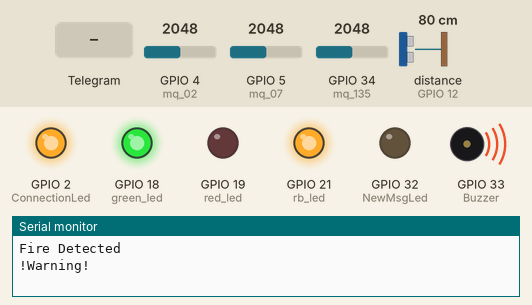
Simulated run of this sketch. Board: ESP32. Shown: output pins drawn as LEDs (lit = HIGH), buzzer (waves = sounding, pin HIGH), the last lines printed to the serial monitor. The inputs (shaded band) are chosen by the test bench; at power-on: distance to the obstacle (sensor on GPIO 12) 80 cm, GPIO 4 (mq_02) = 2048, GPIO 5 (mq_07) = 2048, GPIO 34 (mq_135) = 2048. The echo pulse lasts 58.3 µs per cm; WiFi joins after 1.5 s; servers stay silent unless stated; pins used as bus, display or sensor lines are not drawn.

Above: at 14.4 s.
14.5 s: distance to the obstacle (sensor on GPIO 12) set to 54 cm
21.5 s: distance to the obstacle (sensor on GPIO 12) set to 45 cm
At 26.4 s:
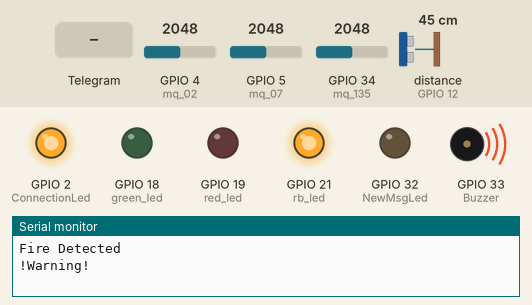
28.5 s: Telegram message "/fan_off" received
At 35.3 s:
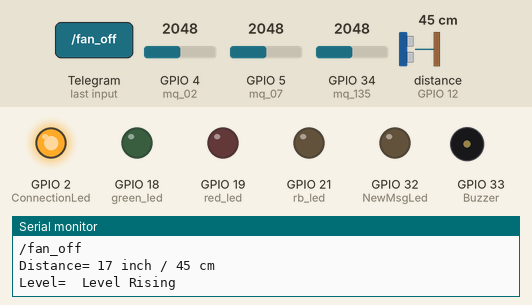
35.5 s: distance to the obstacle (sensor on GPIO 12) set to 41 cm
40.3 s: distance to the obstacle (sensor on GPIO 12) set to 36 cm
At 45.0 s:
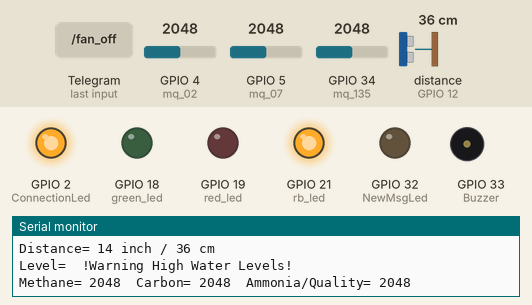
45.9 s: Telegram message "/fan_off" received
At 49.2 s:
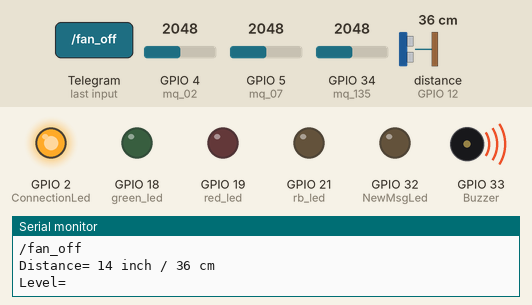
Timing chart, 0 to 51.8 s (numbered marks = the images above; inputs shaded):
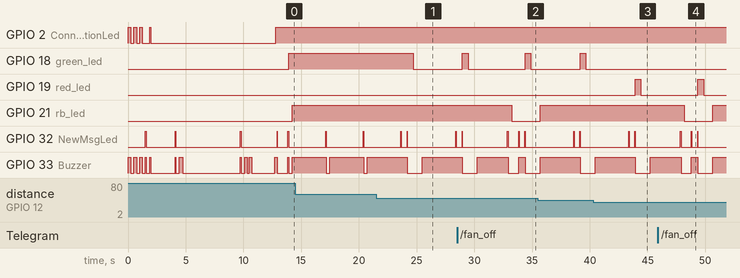

Measured:
- the behaviour switches between 51 and 50 cm on distance to the obstacle (sensor on GPIO 12) (found by bisection; images 0 and 1)
- the behaviour switches between 39 and 38 cm on distance to the obstacle (sensor on GPIO 12) (found by bisection; images 2 and 3)
- after the input at 21.5 s, GPIO 18 (green_led): HIGH → LOW after 3.2 s
- after the input at 28.5 s, GPIO 21 (rb_led): HIGH → LOW after 4.7 s
- after the input at 40.3 s, GPIO 18 (green_led): stays LOW (without the input it goes to HIGH after 3.6 s); GPIO 19 (red_led): LOW → HIGH after 3.6 s, → LOW 0.50 s later
- after the input at 45.9 s, GPIO 21 (rb_led): HIGH → LOW after 2.3 s, → HIGH 2.5 s later

The sketch:

willbe_final.ino
```cpp
#include <WiFi.h>
#include <WiFiClientSecure.h>
#include <UniversalTelegramBot.h>   // Universal Telegram Bot Library written by Brian Lough: https://github.com/witnessmenow/Universal-Arduino-Telegram-Bot
#include <ArduinoJson.h>

//Telegram ***********************************
// Replace with your network credentials
const char* ssid = "Realme 6 Pro";
const char* password = "244466666";
// Initialize Telegram BOT
#define BOTtoken "5758127178:AAGmL8SKflly19JfCPO2k9e7MYPV1WaNl7k"  // your Bot Token (Get from Botfather)
// CHAT ID
#define CHAT_ID "1172361469"
WiFiClientSecure client;
UniversalTelegramBot bot(BOTtoken, client);
// Checks for new messages every 1 second.
int botRequestDelay = 1000;
unsigned long lastTimeBotRan;
//*******************************************

//output led declaration
int green_led=18;   //step1 shows heating
int red_led=19; //step2 sensors ok
int rb_led=21;    //step3 system ok

int rb_state=LOW;
//for sonar sensor
const int trigPin = 14;
const int echoPin = 12;
int a=20;    //4       //triggering distances
int b=15;    //3
int c=10;    //2
int d=5;    //1
int max_distance = 200;

//for gas sensors
int mq_02 = 4;       //pins for mq sensor analog input
int mq_07 = 5;
int mq_135 = 34;

//Telegram Status
int NewMsgLed=32;
int ConnectionLed=2;

//Buzzer
int Buzzer = 33;


float mqMethane, mqCarbon,mqAmmonia;

String GasReadings(){
  String message = "Methane: " + String(mqMethane) + "\n";
  message += "Carbon: " + String (mqCarbon) + "\n";
  message += "Ammonia/Quality " + String (mqAmmonia) + "\n";
  return message;
}


float DistInches,DistCm;
String levelfl;

String WaterReadings(){
  String message = "Distance=  \n" ;
  message += String (DistInches) + " inch / " + String (DistCm) + " cm\n";
  message += " Level= " + levelfl + "\n";
  return message;
}

void alarm(){
  digitalWrite(Buzzer,HIGH);delay(500);digitalWrite(Buzzer,LOW);delay(500);
  alarm();

}


//Telegram Config *********************************************
//Handle what happens when you receive new messages
void handleNewMessages(int numNewMessages) {
  Serial.println("handleNewMessages");
  digitalWrite(NewMsgLed,HIGH);digitalWrite(Buzzer,HIGH);delay(70);digitalWrite(Buzzer,LOW);digitalWrite(NewMsgLed,LOW);
  Serial.println(String(numNewMessages));

  for (int i=0; i<numNewMessages; i++) {
    // Chat id of the requester
    String chat_id = String(bot.messages[i].chat_id);
    if (chat_id != CHAT_ID){
      bot.sendMessage(chat_id, "Unauthorized user", "");
      continue;
    }

    // Print the received message
    String text = bot.messages[i].text;
    Serial.println(text);

    String from_name = bot.messages[i].from_name;

    if (text == "/start") {
      String welcome = "Welcome, " + from_name + ".\n";
      welcome += "This is the Remote Control Panel of\n\n";
      welcome += "IOT Project Gas&water level Sensor \n\n";
      welcome += "made by Aashutosh Soni \n\n";
      welcome += "************************* \n\n";
      welcome += "Use the following commands to control your outputs.\n\n";
      welcome += "/fan_on to turn the Fan ON \n";
      welcome += "/fan_off to turn the Fan OFF \n";
      welcome += "/state to request current Fan state \n";
      bot.sendMessage(chat_id, welcome, "");
    }

    if (text == "/fan_on") {
      bot.sendMessage(chat_id, "Fan state set to ON", "");
      rb_state = HIGH;
      digitalWrite(rb_led, rb_state);
    }

    if (text == "/fan_off") {
      bot.sendMessage(chat_id, "Fan state set to OFF", "");
      rb_state = LOW;
      digitalWrite(rb_led, rb_state);
    }

    if (text == "/state") {
      if (digitalRead(rb_led)){
        bot.sendMessage(chat_id, "Fan is ON", "");
      }
      else{
        bot.sendMessage(chat_id, "Fan is OFF", "");
      }
    }
  }
}
//*********************************************************************

void setup ()
{
  Serial.begin(115200);         //serial output for debugging


    //Output Led
    pinMode (green_led,OUTPUT);
    pinMode (rb_led,OUTPUT);
    pinMode (red_led,OUTPUT);
    pinMode(18, OUTPUT);    //led pins
    pinMode(19, OUTPUT);
    pinMode(21, OUTPUT);

    //Telegram led
    pinMode(NewMsgLed,OUTPUT);
    pinMode(ConnectionLed,OUTPUT);
    pinMode(32,OUTPUT);
    pinMode(2,OUTPUT);

    //Buzzer
    pinMode(Buzzer,OUTPUT);
    pinMode(33,OUTPUT);

    // //Buzzer
    // pinMode(fanPin,OUTPUT);
    // pinMode(15,OUTPUT);

  pinMode(mq_02, INPUT);
  pinMode(mq_07, INPUT);
  pinMode(mq_135, INPUT);

  // pinMode(fanPin, OUTPUT);
  // digitalWrite(fanPin, fanState);

    // Connect to Wi-Fi
  WiFi.mode(WIFI_STA);
  WiFi.begin(ssid, password);
  #ifdef ESP32
    client.setCACert(TELEGRAM_CERTIFICATE_ROOT); // Add root certificate for api.telegram.org
  #endif
  while (WiFi.status() != WL_CONNECTED) {
    digitalWrite(Buzzer,HIGH);digitalWrite(ConnectionLed,HIGH);
    delay(250);
    digitalWrite(Buzzer,LOW);digitalWrite(ConnectionLed,LOW);
    delay(250);
    Serial.println("Connecting to WiFi..");
  }
  // Print ESP32 Local IP Address
  Serial.println(WiFi.localIP());

  //send that bot has started.
  digitalWrite(NewMsgLed,HIGH);digitalWrite(Buzzer,HIGH);delay(70);digitalWrite(Buzzer,LOW);digitalWrite(NewMsgLed,LOW);
  bot.sendMessage(CHAT_ID, "Bot started up,\n\nPrototype Up and Running", "");
    digitalWrite(Buzzer,HIGH);digitalWrite(ConnectionLed,HIGH);
    delay(100);
    digitalWrite(Buzzer,LOW);digitalWrite(ConnectionLed,LOW);
    delay(100);
  delay(2000);
  Serial.print("Gas sensor Heating up!");
  digitalWrite(NewMsgLed,HIGH);digitalWrite(Buzzer,HIGH);delay(70);digitalWrite(Buzzer,LOW);digitalWrite(NewMsgLed,LOW);
  bot.sendMessage(CHAT_ID, "Gas sensor Heating up!", "");    digitalWrite(Buzzer,HIGH);delay(300);digitalWrite(Buzzer,LOW);      delay(5000);    //mq sensor heating time
  Serial.println (" ");
  digitalWrite(NewMsgLed,HIGH);digitalWrite(Buzzer,HIGH);delay(70);digitalWrite(Buzzer,LOW);digitalWrite(NewMsgLed,LOW);
  Serial.println("Done!;Ready to go");
  bot.sendMessage(CHAT_ID, "Done!;Ready to go", "");        digitalWrite(Buzzer,HIGH);delay(200);digitalWrite(Buzzer,LOW);delay(200);digitalWrite(Buzzer,HIGH);delay(200);digitalWrite(Buzzer,LOW);    delay(2000);
    digitalWrite(Buzzer,HIGH);delay(100); digitalWrite(ConnectionLed,HIGH); delay(100); digitalWrite(Buzzer,LOW);


    digitalWrite(NewMsgLed,HIGH);digitalWrite(Buzzer,HIGH);delay(30);digitalWrite(Buzzer,LOW);digitalWrite(NewMsgLed,LOW);
    Serial.println("Sending Data to the IOT BOT");

  bot.sendMessage(CHAT_ID, "Now showing Data from Device-", "");
}


void loop() {

if (millis() > lastTimeBotRan + botRequestDelay)  {
    int numNewMessages = bot.getUpdates(bot.last_message_received + 1);

    while(numNewMessages) {
      Serial.println("got response");
      handleNewMessages(numNewMessages);
      numNewMessages = bot.getUpdates(bot.last_message_received + 1);
    }
    lastTimeBotRan = millis();
  }

  //for sensor
    //staring loop to continously update sensor value
    int mq_02_value = analogRead(mq_02);
    //int mq_05_value = analogRead(mq_05);
    int mq_07_value = analogRead(mq_07);
    int mq_135_value = analogRead(mq_135);


  mqMethane=mq_02_value;
  mqCarbon=mq_07_value;
  mqAmmonia=mq_135_value;

long duration, inches, cm;
pinMode(trigPin,OUTPUT);
digitalWrite(trigPin, LOW);
delayMicroseconds(2);
digitalWrite(trigPin, HIGH);
delayMicroseconds(10);
digitalWrite(trigPin, LOW);
pinMode(echoPin, INPUT);
duration = pulseIn(echoPin, HIGH);


//Serial.println(duration);
inches = (duration / 74) / 2;
cm = (duration / 29) / 2;

DistInches=inches;
DistCm=cm;

if (inches <max_distance){
Serial.print("Distance= ");
Serial.print(inches);
Serial.print(" inch");
Serial.print(" / ");
Serial.print(cm);
Serial.print(" cm");
Serial.println();
Serial.print("Level= ");

String Waterreadings = WaterReadings();
      bot.sendMessage(CHAT_ID, Waterreadings, "");

      digitalWrite(NewMsgLed,HIGH);digitalWrite(Buzzer,HIGH);delay(30);digitalWrite(Buzzer,LOW);digitalWrite(NewMsgLed,LOW);

}

if (inches >=a) { levelfl = " Safe Level ";
digitalWrite(NewMsgLed,HIGH);digitalWrite(Buzzer,HIGH);delay(30);digitalWrite(Buzzer,LOW);digitalWrite(NewMsgLed,LOW);
  Serial.print(" Safe Level "); digitalWrite (green_led,HIGH); digitalWrite (red_led,LOW);   Serial.println();
  Serial.print ("Methane=");  Serial.print (" ");   Serial.print (mq_02_value);  Serial.print ("\t");
  Serial.print ("Carbon=");  Serial.print (" ");   Serial.print (mq_07_value);    Serial.print ("\t");
  Serial.print ("Ammonia/Quality=");  Serial.print (" ");   Serial.print (mq_135_value);    Serial.println ("\t");
  if (mq_135_value>1000){
    bot.sendMessage(CHAT_ID, "!Warning! -> Fire Detected", "");
    digitalWrite(Buzzer,HIGH);digitalWrite(rb_led,HIGH);
    Serial.println (" "); Serial.println ("!Warning!"); Serial.println ("Fire Detected"); Serial.println ("!Warning!"); Serial.println (" "); delay(1000); digitalWrite (rb_led,HIGH); }
  else if (mq_02_value>1500) {
    bot.sendMessage(CHAT_ID, "!Warning! -> High Methane Level", "");
    digitalWrite(Buzzer,HIGH);digitalWrite(rb_led,HIGH);
    Serial.println (" "); Serial.println ("High Methane Level"); Serial.println ("!Warning!"); Serial.println (" "); delay(1000); digitalWrite (rb_led,HIGH); }
  else if (mq_07_value>1000){
    bot.sendMessage(CHAT_ID, "!Warning! -> Smoke Detected", "");
    digitalWrite(Buzzer,HIGH);digitalWrite(rb_led,HIGH);
    Serial.println (" "); Serial.println ("!Warning!"); Serial.println ("Smoke Detected"); Serial.println ("!Warning!"); Serial.println (" "); delay(1000); digitalWrite (rb_led,HIGH);}

      String Gasreadings = GasReadings();
      bot.sendMessage(CHAT_ID, Gasreadings, "");


}
else if (inches >=b){  levelfl = " Level Rising ";
digitalWrite(Buzzer,HIGH);delay(500);digitalWrite(Buzzer,LOW);
digitalWrite(NewMsgLed,HIGH);digitalWrite(Buzzer,HIGH);delay(30);digitalWrite(Buzzer,LOW);digitalWrite(NewMsgLed,LOW);
  Serial.print(" Level Rising"); digitalWrite (green_led,HIGH); delay(500); digitalWrite (green_led,LOW); delay(500);   Serial.println();
  Serial.print ("Methane=");  Serial.print (" ");   Serial.print (mq_02_value);  Serial.print ("\t");
  Serial.print ("Carbon=");  Serial.print (" ");   Serial.print (mq_07_value);    Serial.print ("\t");
  Serial.print ("Ammonia/Quality=");  Serial.print (" ");   Serial.print (mq_135_value);    Serial.println ("\t");
   if (mq_135_value>1000){
    bot.sendMessage(CHAT_ID, "!Warning! -> Fire Detected", "");
    digitalWrite(Buzzer,HIGH);digitalWrite(rb_led,HIGH);
    Serial.println (" "); Serial.println ("!Warning!"); Serial.println ("Fire Detected"); Serial.println ("!Warning!"); Serial.println (" "); delay(1000); digitalWrite (rb_led,HIGH);}
  else if (mq_02_value>1500) {
    bot.sendMessage(CHAT_ID, "!Warning! -> High Methane Level", "");
    digitalWrite(Buzzer,HIGH);digitalWrite(rb_led,HIGH);
    Serial.println (" "); Serial.println ("High Methane Level"); Serial.println ("!Warning!"); Serial.println (" "); delay(1000); digitalWrite (rb_led,HIGH);}
  else if (mq_07_value>1000){
    bot.sendMessage(CHAT_ID, "!Warning! -> Smoke Detected", "");
    digitalWrite(Buzzer,HIGH);digitalWrite(rb_led,HIGH);
    Serial.println (" "); Serial.println ("!Warning!"); Serial.println ("Smoke Detected"); Serial.println ("!Warning!"); Serial.println (" "); delay(1000); digitalWrite (rb_led,HIGH);}

        String Gasreadings = GasReadings();
      bot.sendMessage(CHAT_ID, Gasreadings, "");

 }

else if (inches >=c){ levelfl = " !Warning High Water Levels! ";
digitalWrite(Buzzer,HIGH);delay(500);digitalWrite(Buzzer,LOW);
digitalWrite(NewMsgLed,HIGH);digitalWrite(Buzzer,HIGH);delay(30);digitalWrite(Buzzer,LOW);digitalWrite(NewMsgLed,LOW);
  Serial.print(" !Warning High Water Levels! "); digitalWrite (red_led,HIGH); delay(500); digitalWrite (red_led,LOW); delay(500);   Serial.println();
  Serial.print ("Methane=");  Serial.print (" ");   Serial.print (mq_02_value);  Serial.print ("\t");
  Serial.print ("Carbon=");  Serial.print (" ");   Serial.print (mq_07_value);    Serial.print ("\t");
  Serial.print ("Ammonia/Quality=");  Serial.print (" ");   Serial.print (mq_135_value);    Serial.println ("\t");
 if (mq_135_value>1000){
  bot.sendMessage(CHAT_ID, "!Warning! -> Fire Detected", "");
  digitalWrite(Buzzer,HIGH);digitalWrite(rb_led,HIGH);
  Serial.println (" "); Serial.println ("!Warning!"); Serial.println ("Fire Detected"); Serial.println ("!Warning!"); Serial.println (" "); delay(1000); digitalWrite (rb_led,HIGH);}
  else if (mq_02_value>1500) {
    bot.sendMessage(CHAT_ID, "!Warning! -> High Methane Level", "");
    digitalWrite(Buzzer,HIGH);digitalWrite(rb_led,HIGH);
    Serial.println (" "); Serial.println ("High Methane Level"); Serial.println ("!Warning!"); Serial.println (" "); delay(2000); digitalWrite (rb_led,HIGH);}
  else if (mq_07_value>1000){
    bot.sendMessage(CHAT_ID, "!Warning! -> Smoke Detected", "");
    digitalWrite(Buzzer,HIGH);digitalWrite(rb_led,HIGH);
    Serial.println (" "); Serial.println ("!Warning!"); Serial.println ("Smoke Detected"); Serial.println ("!Warning!"); Serial.println (" "); delay(1000); digitalWrite (rb_led,HIGH); }

        String Gasreadings = GasReadings();
      bot.sendMessage(CHAT_ID, Gasreadings, "");

  }
else if (inches >=d){ levelfl = " !!!OverFlow!!! ";
//digitalWrite(NewMsgLed,HIGH);digitalWrite(Buzzer,HIGH);delay(30);digitalWrite(Buzzer,LOW);digitalWrite(NewMsgLed,LOW);
  Serial.print(" !!!OverFlow!!!"); digitalWrite (green_led,LOW); digitalWrite (red_led,HIGH);digitalWrite(Buzzer,HIGH);   Serial.println();
  Serial.print ("Methane=");  Serial.print (" ");   Serial.print (mq_02_value);  Serial.print ("\t");
  Serial.print ("Carbon=");  Serial.print (" ");   Serial.print (mq_07_value);    Serial.print ("\t");
  Serial.print ("Ammonia/Quality=");  Serial.print (" ");   Serial.print (mq_135_value);    Serial.println ("\t");

    if (mq_135_value>1000){
      bot.sendMessage(CHAT_ID, "!Warning! -> Fire Detected", "");
      digitalWrite(Buzzer,HIGH);digitalWrite(rb_led,HIGH);
      Serial.println (" "); Serial.println ("!Warning!"); Serial.println ("Fire Detected"); Serial.println ("!Warning!"); Serial.println (" "); delay(1000); digitalWrite (rb_led,HIGH);}
  else if (mq_02_value>1500) {
    bot.sendMessage(CHAT_ID, "!Warning! -> High Methane Level", "");
    digitalWrite(Buzzer,HIGH);digitalWrite(rb_led,HIGH);
    Serial.println (" "); Serial.println ("High Methane Level"); Serial.println ("!Warning!"); Serial.println (" "); delay(2000); digitalWrite (rb_led,HIGH);}
  else if (mq_07_value>1000){
    bot.sendMessage(CHAT_ID, "!Warning! -> Smoke Detected", "");
    digitalWrite(Buzzer,HIGH);digitalWrite(rb_led,HIGH);
    Serial.println (" "); Serial.println ("!Warning!"); Serial.println ("Smoke Detected"); Serial.println ("!Warning!"); Serial.println (" "); delay(1000); digitalWrite (rb_led,HIGH); }

alarm(); digitalWrite (rb_led,LOW);
        String Gasreadings = GasReadings();
      bot.sendMessage(CHAT_ID, Gasreadings, "");


  }
delay(1000);
}
```
